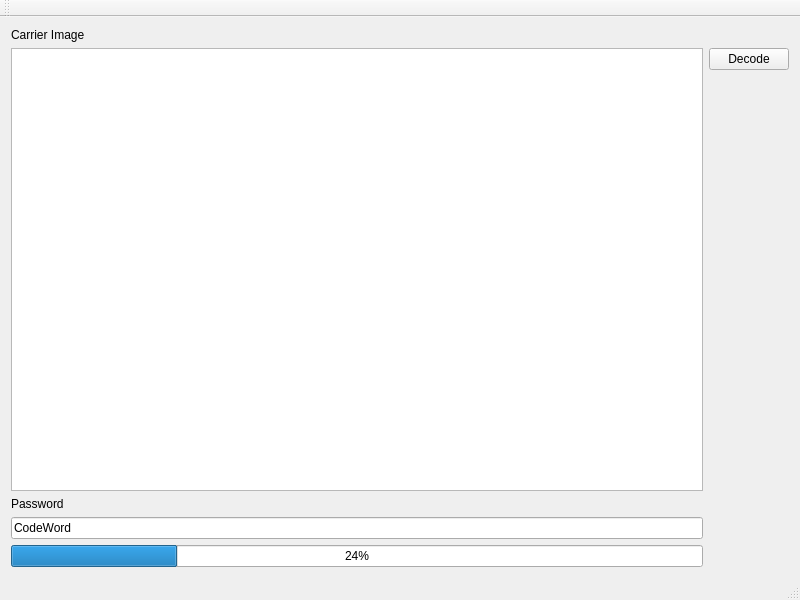
<?xml version="1.0" encoding="UTF-8"?>
<ui version="4.0">
 <class>MainWindow</class>
 <widget class="QMainWindow" name="MainWindow">
  <property name="geometry">
   <rect>
    <x>0</x>
    <y>0</y>
    <width>800</width>
    <height>600</height>
   </rect>
  </property>
  <property name="acceptDrops">
   <bool>true</bool>
  </property>
  <property name="windowTitle">
   <string>Stegonography</string>
  </property>
  <widget class="QWidget" name="centralWidget">
   <layout class="QGridLayout" name="gridLayout">
    <item row="1" column="0">
     <widget class="QGraphicsView" name="imageView"/>
    </item>
    <item row="3" column="0">
     <widget class="QLabel" name="label">
      <property name="text">
       <string>Password</string>
      </property>
     </widget>
    </item>
    <item row="4" column="0">
     <widget class="QLineEdit" name="password">
      <property name="text">
       <string>CodeWord</string>
      </property>
     </widget>
    </item>
    <item row="0" column="0">
     <widget class="QLabel" name="label_2">
      <property name="text">
       <string>Carrier Image</string>
      </property>
     </widget>
    </item>
    <item row="1" column="1">
     <layout class="QVBoxLayout" name="verticalLayout">
      <item>
       <widget class="QPushButton" name="decodeButton">
        <property name="text">
         <string>Decode</string>
        </property>
       </widget>
      </item>
      <item>
       <spacer name="verticalSpacer">
        <property name="orientation">
         <enum>Qt::Vertical</enum>
        </property>
        <property name="sizeHint" stdset="0">
         <size>
          <width>20</width>
          <height>40</height>
         </size>
        </property>
       </spacer>
      </item>
     </layout>
    </item>
    <item row="5" column="0">
     <widget class="QProgressBar" name="progressBar">
      <property name="value">
       <number>24</number>
      </property>
     </widget>
    </item>
   </layout>
  </widget>
  <widget class="QMenuBar" name="menuBar">
   <property name="geometry">
    <rect>
     <x>0</x>
     <y>0</y>
     <width>800</width>
     <height>21</height>
    </rect>
   </property>
  </widget>
  <widget class="QToolBar" name="mainToolBar">
   <attribute name="toolBarArea">
    <enum>TopToolBarArea</enum>
   </attribute>
   <attribute name="toolBarBreak">
    <bool>false</bool>
   </attribute>
  </widget>
  <widget class="QStatusBar" name="statusBar"/>
 </widget>
 <layoutdefault spacing="6" margin="11"/>
 <resources/>
 <connections/>
</ui>
